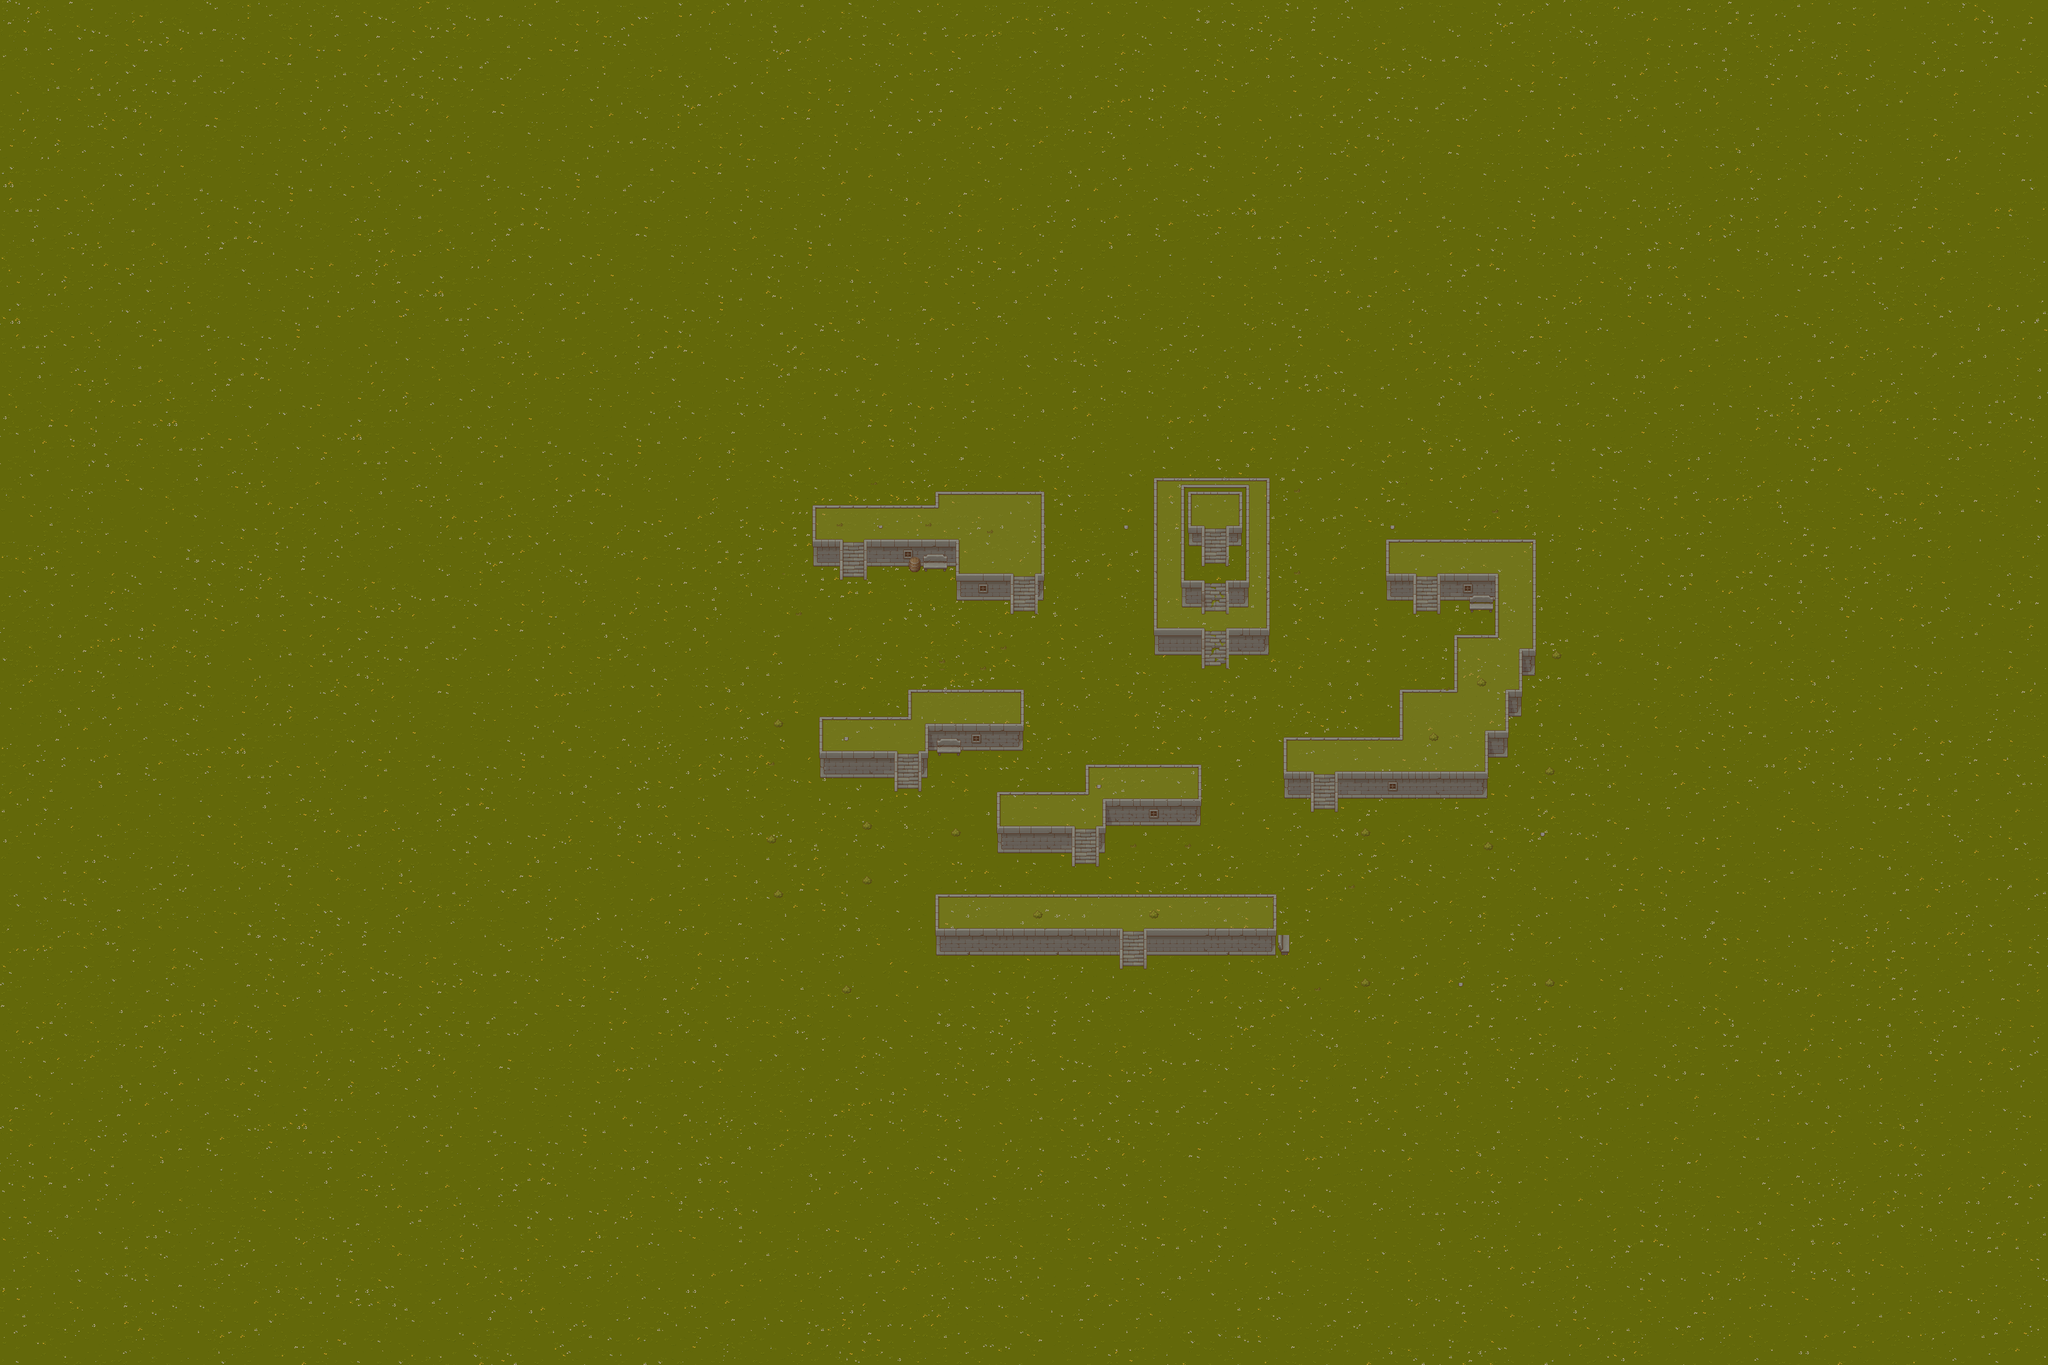

A 2D game scene composited from a Tiled map and its tileset images. What follows is a short description and the map's XML, with each tile layer's data collapsed to a summary:
An orthogonal 300x200 tile map with 16x16 px tiles, 3 tile layers (Grass, Wall, Down_layer), 1 hidden layer not drawn, 14 tilesets and 642 objects.

<map version="1.10" tiledversion="1.11.0" orientation="orthogonal" renderorder="right-down" width="300" height="200" tilewidth="16" tileheight="16" infinite="0" nextlayerid="27" nextobjectid="2512">
 <tileset firstgid="1" source="../Texture_tsx/TX Plant.tsx" />
 <tileset firstgid="1025" source="../Texture_tsx/TX Player.tsx" />
 <tileset firstgid="1089" source="../Texture_tsx/TX Props.tsx" />
 <tileset firstgid="2113" source="../Texture_tsx/TX Struct.tsx" />
 <tileset firstgid="3137" source="../Texture_tsx/TX Tileset Grass.tsx" />
 <tileset firstgid="3393" source="../Texture_tsx/TX Tileset Stone Ground.tsx" />
 <tileset firstgid="3649" name="TX Tileset Wall" tilewidth="16" tileheight="16" tilecount="1024" columns="32">
  <image source="../Texture/TX Tileset Wall.png" width="512" height="512" />
 </tileset>
 <tileset firstgid="4673" source="../Texture_tsx/TX Shadow.tsx" />
 <tileset firstgid="5697" source="../Texture_tsx/Water.tsx" />
 <tileset firstgid="5715" source="../Texture_tsx/Dark_TX Tileset Grass.tsx" />
 <tileset firstgid="5971" source="../Texture_tsx/Dark_TX Struct.tsx" />
 <tileset firstgid="6995" name="Stones" tilewidth="94" tileheight="72" tilecount="8" columns="0">
  <grid orientation="orthogonal" width="1" height="1" />
  <tile id="0">
   <image source="../Texture/stone_1.png" width="11" height="10" />
  </tile>
  <tile id="1">
   <image source="../Texture/stone_2.png" width="16" height="14" />
  </tile>
  <tile id="2">
   <image source="../Texture/stone_3.png" width="24" height="19" />
  </tile>
  <tile id="3">
   <image source="../Texture/stone_4.png" width="24" height="19" />
  </tile>
  <tile id="4">
   <image source="../Texture/stone_5.png" width="27" height="22" />
  </tile>
  <tile id="5">
   <image source="../Texture/stone_6.png" width="27" height="27" />
  </tile>
  <tile id="6">
   <image source="../Texture/stone_7.png" width="57" height="42" />
  </tile>
  <tile id="7">
   <image source="../Texture/portal.png" width="94" height="72" />
  </tile>
 </tileset>
 <tileset firstgid="7003" source="../Texture_tsx/stolb.tsx" />
 <tileset firstgid="7004" name="Trees" tilewidth="113" tileheight="139" tilecount="12" columns="0">
  <grid orientation="orthogonal" width="1" height="1" />
  <tile id="0">
   <image source="../Texture/bush_1.png" width="27" height="25" />
  </tile>
  <tile id="1">
   <image source="../Texture/bush_2.png" width="22" height="19" />
  </tile>
  <tile id="2">
   <image source="../Texture/bush_3.png" width="38" height="32" />
  </tile>
  <tile id="3">
   <image source="../Texture/bush_4.png" width="47" height="42" />
  </tile>
  <tile id="4">
   <image source="../Texture/bush_5.png" width="40" height="35" />
  </tile>
  <tile id="5">
   <image source="../Texture/Tree_1.png" width="113" height="139" />
  </tile>
  <tile id="6">
   <image source="../Texture/Tree_2.png" width="96" height="136" />
  </tile>
  <tile id="7">
   <image source="../Texture/Tree_3.png" width="79" height="120" />
  </tile>
  <tile id="8">
   <image source="../Texture/vase_1.png" width="21" height="32" />
  </tile>
  <tile id="9">
   <image source="../Texture/vase_2.png" width="25" height="27" />
  </tile>
  <tile id="10">
   <image source="../Texture/vase_3.png" width="21" height="34" />
  </tile>
  <tile id="11">
   <image source="../Texture/barrel.png" width="28" height="36" />
  </tile>
 </tileset>
 <layer id="1" name="Grass" width="300" height="200">
  <data>[60000 cells, 60000 non-empty, 366 distinct tile ids]</data>
 </layer>
 <objectgroup id="3" name="Shadow" />
 <layer id="4" name="Wall" width="300" height="200">
  <data>[60000 cells, 1505 non-empty, 253 distinct tile ids]</data>
 </layer>
 <layer id="7" name="Down_layer" width="300" height="200">
  <data>[60000 cells, 328 non-empty, 112 distinct tile ids]</data>
 </layer>
 <objectgroup id="5" name="Down_sprites" visible="0" />
 <objectgroup id="8" name="Sprites">
  <object id="1042" gid="7003" x="2260" y="1323" width="22" height="37" />
  <object id="1043" gid="7003" x="2389" y="1211.67" width="22" height="37" />
  <object id="1044" gid="7003" x="2260" y="1211.67" width="22" height="37" />
  <object id="1045" gid="7003" x="2389" y="1323" width="22" height="37" />
  <object id="1046" gid="6998" x="1924.13" y="1496" width="24" height="19" />
  <object id="1048" gid="7003" x="2933" y="2152.67" width="22" height="37" />
  <object id="1049" gid="6998" x="1779" y="1260.33" width="24" height="19" />
  <object id="1050" gid="6998" x="1780" y="1626" width="24" height="19" />
  <object id="1051" gid="6998" x="1780" y="1451" width="24" height="19" />
  <object id="1052" gid="7000" x="1875" y="1593" width="27" height="27" />
  <object id="1053" gid="7000" x="2081" y="1577" width="27" height="27" />
  <object id="1054" gid="7000" x="2451" y="1609" width="27" height="27" />
  <object id="1055" gid="7007" x="2312" y="1204" width="47" height="42" />
  <object id="1056" gid="7007" x="1784" y="1223" width="47" height="42" />
  <object id="1057" gid="7007" x="1814" y="1543" width="47" height="42" />
  <object id="1058" gid="7007" x="1944" y="2133" width="47" height="42" />
  <object id="1059" gid="7007" x="1864" y="2101" width="47" height="42" />
  <object id="1060" gid="7007" x="1959" y="2276" width="47" height="42" />
  <object id="1061" gid="6998" x="1847" y="2301" width="24" height="19" />
  <object id="1062" gid="6998" x="1764" y="2187" width="24" height="19" />
  <object id="1063" gid="6998" x="2039" y="2285" width="24" height="19" />
  <object id="1064" gid="6998" x="2039" y="2189" width="24" height="19" />
  <object id="1065" gid="6998" x="2117" y="2123" width="24" height="19" />
  <object id="1066" gid="6998" x="1863" y="1979" width="24" height="19" />
  <object id="1067" gid="6998" x="1928" y="1883" width="24" height="19" />
  <object id="1068" gid="7000" x="1890" y="2203" width="27" height="27" />
  <object id="1069" gid="7000" x="1972" y="1992" width="27" height="27" />
  <object id="1070" gid="7000" x="1809" y="1867" width="27" height="27" />
  <object id="1071" gid="7000" x="2227" y="2072" width="27" height="27" />
  <object id="1072" gid="6998" x="2294" y="2042" width="24" height="19" />
  <object id="1073" gid="7003" x="2246" y="2153.33" width="22" height="37" />
  <object id="1074" gid="7015" x="2253" y="1770.25" width="28" height="36" />
  <object id="1075" gid="7000" x="2499" y="1719.33" width="27" height="27" />
  <object id="1076" gid="7015" x="2996" y="2176" width="28" height="36" />
  <object id="1077" gid="7006" x="3259" y="2159" width="38" height="32" />
  <object id="1078" gid="7000" x="2740" y="2283" width="27" height="27" />
  <object id="1079" gid="7000" x="2868" y="2313" width="27" height="27" />
  <object id="1080" gid="7000" x="3155" y="2214" width="27" height="27" />
  <object id="1081" gid="7000" x="3268" y="2278" width="27" height="27" />
  <object id="1082" gid="7000" x="3268" y="2055" width="27" height="27" />
  <object id="1083" gid="7000" x="3237" y="1608" width="27" height="27" />
  <object id="1084" gid="7014" x="3029" y="1774" width="21" height="34" />
  <object id="1085" gid="7013" x="2772" y="1870" width="25" height="27" />
  </objectgroup>
 <objectgroup id="9" name="Up_sprites" visible="0">
  <!-- 257 objects omitted --></objectgroup>
 <layer id="6" name="Up_layer" width="300" height="200" visible="0">
  <data>[60000 cells, 405 non-empty, 193 distinct tile ids]</data>
 </layer>
 <objectgroup color="#aa0000" id="2" name="Polygon" visible="0">
  <!-- 162 objects omitted --></objectgroup>
 <objectgroup id="10" name="Points" visible="0">
  <!-- 50 objects omitted --></objectgroup>
 <objectgroup id="11" name="Points_bottle">
  <!-- 20 objects omitted --></objectgroup>
 <objectgroup id="12" name="Portal" visible="0">
  <!-- 1 objects omitted --></objectgroup>
 <objectgroup id="13" name="Point_player" visible="0">
  <!-- 1 objects omitted --></objectgroup>
</map>
<!-- 599 of 642 objects omitted -->
